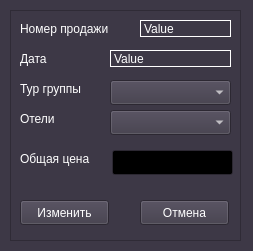
<?xml version="1.0" encoding="UTF-8"?>
<ui version="4.0">
 <class>EditFormOrders</class>
 <widget class="QMainWindow" name="EditFormOrders">
  <property name="geometry">
   <rect>
    <x>0</x>
    <y>0</y>
    <width>253</width>
    <height>251</height>
   </rect>
  </property>
  <property name="palette">
   <palette>
    <active>
     <colorrole role="WindowText">
      <brush brushstyle="SolidPattern">
       <color alpha="255">
        <red>255</red>
        <green>255</green>
        <blue>255</blue>
       </color>
      </brush>
     </colorrole>
     <colorrole role="Button">
      <brush brushstyle="SolidPattern">
       <color alpha="255">
        <red>61</red>
        <green>56</green>
        <blue>70</blue>
       </color>
      </brush>
     </colorrole>
     <colorrole role="Light">
      <brush brushstyle="SolidPattern">
       <color alpha="255">
        <red>92</red>
        <green>84</green>
        <blue>105</blue>
       </color>
      </brush>
     </colorrole>
     <colorrole role="Midlight">
      <brush brushstyle="SolidPattern">
       <color alpha="255">
        <red>76</red>
        <green>70</green>
        <blue>87</blue>
       </color>
      </brush>
     </colorrole>
     <colorrole role="Dark">
      <brush brushstyle="SolidPattern">
       <color alpha="255">
        <red>31</red>
        <green>28</green>
        <blue>35</blue>
       </color>
      </brush>
     </colorrole>
     <colorrole role="Mid">
      <brush brushstyle="SolidPattern">
       <color alpha="255">
        <red>41</red>
        <green>37</green>
        <blue>47</blue>
       </color>
      </brush>
     </colorrole>
     <colorrole role="Text">
      <brush brushstyle="SolidPattern">
       <color alpha="255">
        <red>255</red>
        <green>255</green>
        <blue>255</blue>
       </color>
      </brush>
     </colorrole>
     <colorrole role="BrightText">
      <brush brushstyle="SolidPattern">
       <color alpha="255">
        <red>255</red>
        <green>255</green>
        <blue>255</blue>
       </color>
      </brush>
     </colorrole>
     <colorrole role="ButtonText">
      <brush brushstyle="SolidPattern">
       <color alpha="255">
        <red>255</red>
        <green>255</green>
        <blue>255</blue>
       </color>
      </brush>
     </colorrole>
     <colorrole role="Base">
      <brush brushstyle="SolidPattern">
       <color alpha="255">
        <red>0</red>
        <green>0</green>
        <blue>0</blue>
       </color>
      </brush>
     </colorrole>
     <colorrole role="Window">
      <brush brushstyle="SolidPattern">
       <color alpha="255">
        <red>61</red>
        <green>56</green>
        <blue>70</blue>
       </color>
      </brush>
     </colorrole>
     <colorrole role="Shadow">
      <brush brushstyle="SolidPattern">
       <color alpha="255">
        <red>0</red>
        <green>0</green>
        <blue>0</blue>
       </color>
      </brush>
     </colorrole>
     <colorrole role="AlternateBase">
      <brush brushstyle="SolidPattern">
       <color alpha="255">
        <red>30</red>
        <green>28</green>
        <blue>35</blue>
       </color>
      </brush>
     </colorrole>
     <colorrole role="ToolTipBase">
      <brush brushstyle="SolidPattern">
       <color alpha="255">
        <red>255</red>
        <green>255</green>
        <blue>220</blue>
       </color>
      </brush>
     </colorrole>
     <colorrole role="ToolTipText">
      <brush brushstyle="SolidPattern">
       <color alpha="255">
        <red>0</red>
        <green>0</green>
        <blue>0</blue>
       </color>
      </brush>
     </colorrole>
     <colorrole role="PlaceholderText">
      <brush brushstyle="SolidPattern">
       <color alpha="127">
        <red>255</red>
        <green>255</green>
        <blue>255</blue>
       </color>
      </brush>
     </colorrole>
    </active>
    <inactive>
     <colorrole role="WindowText">
      <brush brushstyle="SolidPattern">
       <color alpha="255">
        <red>255</red>
        <green>255</green>
        <blue>255</blue>
       </color>
      </brush>
     </colorrole>
     <colorrole role="Button">
      <brush brushstyle="SolidPattern">
       <color alpha="255">
        <red>61</red>
        <green>56</green>
        <blue>70</blue>
       </color>
      </brush>
     </colorrole>
     <colorrole role="Light">
      <brush brushstyle="SolidPattern">
       <color alpha="255">
        <red>92</red>
        <green>84</green>
        <blue>105</blue>
       </color>
      </brush>
     </colorrole>
     <colorrole role="Midlight">
      <brush brushstyle="SolidPattern">
       <color alpha="255">
        <red>76</red>
        <green>70</green>
        <blue>87</blue>
       </color>
      </brush>
     </colorrole>
     <colorrole role="Dark">
      <brush brushstyle="SolidPattern">
       <color alpha="255">
        <red>31</red>
        <green>28</green>
        <blue>35</blue>
       </color>
      </brush>
     </colorrole>
     <colorrole role="Mid">
      <brush brushstyle="SolidPattern">
       <color alpha="255">
        <red>41</red>
        <green>37</green>
        <blue>47</blue>
       </color>
      </brush>
     </colorrole>
     <colorrole role="Text">
      <brush brushstyle="SolidPattern">
       <color alpha="255">
        <red>255</red>
        <green>255</green>
        <blue>255</blue>
       </color>
      </brush>
     </colorrole>
     <colorrole role="BrightText">
      <brush brushstyle="SolidPattern">
       <color alpha="255">
        <red>255</red>
        <green>255</green>
        <blue>255</blue>
       </color>
      </brush>
     </colorrole>
     <colorrole role="ButtonText">
      <brush brushstyle="SolidPattern">
       <color alpha="255">
        <red>255</red>
        <green>255</green>
        <blue>255</blue>
       </color>
      </brush>
     </colorrole>
     <colorrole role="Base">
      <brush brushstyle="SolidPattern">
       <color alpha="255">
        <red>0</red>
        <green>0</green>
        <blue>0</blue>
       </color>
      </brush>
     </colorrole>
     <colorrole role="Window">
      <brush brushstyle="SolidPattern">
       <color alpha="255">
        <red>61</red>
        <green>56</green>
        <blue>70</blue>
       </color>
      </brush>
     </colorrole>
     <colorrole role="Shadow">
      <brush brushstyle="SolidPattern">
       <color alpha="255">
        <red>0</red>
        <green>0</green>
        <blue>0</blue>
       </color>
      </brush>
     </colorrole>
     <colorrole role="AlternateBase">
      <brush brushstyle="SolidPattern">
       <color alpha="255">
        <red>30</red>
        <green>28</green>
        <blue>35</blue>
       </color>
      </brush>
     </colorrole>
     <colorrole role="ToolTipBase">
      <brush brushstyle="SolidPattern">
       <color alpha="255">
        <red>255</red>
        <green>255</green>
        <blue>220</blue>
       </color>
      </brush>
     </colorrole>
     <colorrole role="ToolTipText">
      <brush brushstyle="SolidPattern">
       <color alpha="255">
        <red>0</red>
        <green>0</green>
        <blue>0</blue>
       </color>
      </brush>
     </colorrole>
     <colorrole role="PlaceholderText">
      <brush brushstyle="SolidPattern">
       <color alpha="127">
        <red>255</red>
        <green>255</green>
        <blue>255</blue>
       </color>
      </brush>
     </colorrole>
    </inactive>
    <disabled>
     <colorrole role="WindowText">
      <brush brushstyle="SolidPattern">
       <color alpha="255">
        <red>31</red>
        <green>28</green>
        <blue>35</blue>
       </color>
      </brush>
     </colorrole>
     <colorrole role="Button">
      <brush brushstyle="SolidPattern">
       <color alpha="255">
        <red>61</red>
        <green>56</green>
        <blue>70</blue>
       </color>
      </brush>
     </colorrole>
     <colorrole role="Light">
      <brush brushstyle="SolidPattern">
       <color alpha="255">
        <red>92</red>
        <green>84</green>
        <blue>105</blue>
       </color>
      </brush>
     </colorrole>
     <colorrole role="Midlight">
      <brush brushstyle="SolidPattern">
       <color alpha="255">
        <red>76</red>
        <green>70</green>
        <blue>87</blue>
       </color>
      </brush>
     </colorrole>
     <colorrole role="Dark">
      <brush brushstyle="SolidPattern">
       <color alpha="255">
        <red>31</red>
        <green>28</green>
        <blue>35</blue>
       </color>
      </brush>
     </colorrole>
     <colorrole role="Mid">
      <brush brushstyle="SolidPattern">
       <color alpha="255">
        <red>41</red>
        <green>37</green>
        <blue>47</blue>
       </color>
      </brush>
     </colorrole>
     <colorrole role="Text">
      <brush brushstyle="SolidPattern">
       <color alpha="255">
        <red>31</red>
        <green>28</green>
        <blue>35</blue>
       </color>
      </brush>
     </colorrole>
     <colorrole role="BrightText">
      <brush brushstyle="SolidPattern">
       <color alpha="255">
        <red>255</red>
        <green>255</green>
        <blue>255</blue>
       </color>
      </brush>
     </colorrole>
     <colorrole role="ButtonText">
      <brush brushstyle="SolidPattern">
       <color alpha="255">
        <red>31</red>
        <green>28</green>
        <blue>35</blue>
       </color>
      </brush>
     </colorrole>
     <colorrole role="Base">
      <brush brushstyle="SolidPattern">
       <color alpha="255">
        <red>61</red>
        <green>56</green>
        <blue>70</blue>
       </color>
      </brush>
     </colorrole>
     <colorrole role="Window">
      <brush brushstyle="SolidPattern">
       <color alpha="255">
        <red>61</red>
        <green>56</green>
        <blue>70</blue>
       </color>
      </brush>
     </colorrole>
     <colorrole role="Shadow">
      <brush brushstyle="SolidPattern">
       <color alpha="255">
        <red>0</red>
        <green>0</green>
        <blue>0</blue>
       </color>
      </brush>
     </colorrole>
     <colorrole role="AlternateBase">
      <brush brushstyle="SolidPattern">
       <color alpha="255">
        <red>61</red>
        <green>56</green>
        <blue>70</blue>
       </color>
      </brush>
     </colorrole>
     <colorrole role="ToolTipBase">
      <brush brushstyle="SolidPattern">
       <color alpha="255">
        <red>255</red>
        <green>255</green>
        <blue>220</blue>
       </color>
      </brush>
     </colorrole>
     <colorrole role="ToolTipText">
      <brush brushstyle="SolidPattern">
       <color alpha="255">
        <red>0</red>
        <green>0</green>
        <blue>0</blue>
       </color>
      </brush>
     </colorrole>
     <colorrole role="PlaceholderText">
      <brush brushstyle="SolidPattern">
       <color alpha="127">
        <red>31</red>
        <green>28</green>
        <blue>35</blue>
       </color>
      </brush>
     </colorrole>
    </disabled>
   </palette>
  </property>
  <property name="windowTitle">
   <string>ООО&quot;Туристическая фирма&quot; - Изменение продажи</string>
  </property>
  <widget class="QWidget" name="centralwidget">
   <widget class="QFrame" name="PNL_UpdOrder">
    <property name="geometry">
     <rect>
      <x>10</x>
      <y>10</y>
      <width>231</width>
      <height>231</height>
     </rect>
    </property>
    <property name="frameShape">
     <enum>QFrame::StyledPanel</enum>
    </property>
    <property name="frameShadow">
     <enum>QFrame::Raised</enum>
    </property>
    <widget class="QLabel" name="label">
     <property name="geometry">
      <rect>
       <x>10</x>
       <y>70</y>
       <width>81</width>
       <height>17</height>
      </rect>
     </property>
     <property name="text">
      <string>Тур группы</string>
     </property>
    </widget>
    <widget class="QComboBox" name="CMBB_TourGroupUpd">
     <property name="geometry">
      <rect>
       <x>100</x>
       <y>70</y>
       <width>121</width>
       <height>25</height>
      </rect>
     </property>
    </widget>
    <widget class="QLabel" name="label_2">
     <property name="geometry">
      <rect>
       <x>10</x>
       <y>100</y>
       <width>81</width>
       <height>17</height>
      </rect>
     </property>
     <property name="text">
      <string>Отели</string>
     </property>
    </widget>
    <widget class="QComboBox" name="CMBB_HotelUpd">
     <property name="geometry">
      <rect>
       <x>100</x>
       <y>100</y>
       <width>121</width>
       <height>25</height>
      </rect>
     </property>
    </widget>
    <widget class="QLabel" name="label_3">
     <property name="geometry">
      <rect>
       <x>10</x>
       <y>140</y>
       <width>91</width>
       <height>17</height>
      </rect>
     </property>
     <property name="text">
      <string>Общая цена</string>
     </property>
    </widget>
    <widget class="QLineEdit" name="TB_FullCostUpd">
     <property name="geometry">
      <rect>
       <x>102</x>
       <y>140</y>
       <width>121</width>
       <height>25</height>
      </rect>
     </property>
    </widget>
    <widget class="QPushButton" name="Btn_Cancel">
     <property name="geometry">
      <rect>
       <x>130</x>
       <y>190</y>
       <width>89</width>
       <height>25</height>
      </rect>
     </property>
     <property name="text">
      <string>Отмена</string>
     </property>
    </widget>
    <widget class="QPushButton" name="Btn_Update">
     <property name="geometry">
      <rect>
       <x>10</x>
       <y>190</y>
       <width>89</width>
       <height>25</height>
      </rect>
     </property>
     <property name="text">
      <string>Изменить</string>
     </property>
    </widget>
    <widget class="QLabel" name="label_4">
     <property name="geometry">
      <rect>
       <x>10</x>
       <y>10</y>
       <width>121</width>
       <height>17</height>
      </rect>
     </property>
     <property name="text">
      <string>Номер продажи</string>
     </property>
    </widget>
    <widget class="QLabel" name="LB_IDOrder">
     <property name="geometry">
      <rect>
       <x>130</x>
       <y>10</y>
       <width>91</width>
       <height>17</height>
      </rect>
     </property>
     <property name="frameShape">
      <enum>QFrame::Box</enum>
     </property>
     <property name="text">
      <string>Value</string>
     </property>
    </widget>
    <widget class="QLabel" name="label_5">
     <property name="geometry">
      <rect>
       <x>10</x>
       <y>40</y>
       <width>81</width>
       <height>17</height>
      </rect>
     </property>
     <property name="text">
      <string>Дата</string>
     </property>
    </widget>
    <widget class="QLabel" name="LB_Date">
     <property name="geometry">
      <rect>
       <x>100</x>
       <y>40</y>
       <width>121</width>
       <height>17</height>
      </rect>
     </property>
     <property name="frameShape">
      <enum>QFrame::Box</enum>
     </property>
     <property name="text">
      <string>Value</string>
     </property>
    </widget>
   </widget>
  </widget>
 </widget>
 <resources/>
 <connections/>
</ui>
